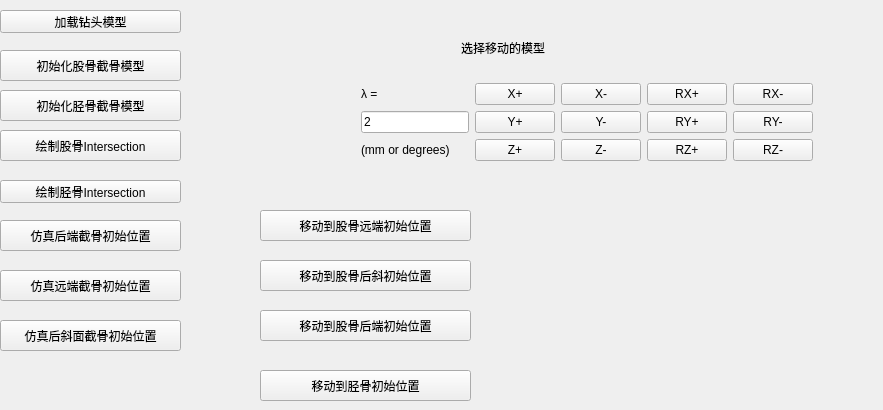
     <widget class="QWidget" name="tab_7">
      <attribute name="title">
       <string>术中截骨</string>
      </attribute>
      <widget class="QPushButton" name="GoToPoteriorInitialPosBtn">
       <property name="geometry">
        <rect>
         <x>0</x>
         <y>220</y>
         <width>181</width>
         <height>31</height>
        </rect>
       </property>
       <property name="text">
        <string>仿真后端截骨初始位置</string>
       </property>
      </widget>
      <widget class="QPushButton" name="GoToDistalInitialPosBtn">
       <property name="geometry">
        <rect>
         <x>0</x>
         <y>270</y>
         <width>181</width>
         <height>31</height>
        </rect>
       </property>
       <property name="text">
        <string>仿真远端截骨初始位置</string>
       </property>
      </widget>
      <widget class="QPushButton" name="GoToAnteriorChamferInitialPosBtn">
       <property name="geometry">
        <rect>
         <x>0</x>
         <y>320</y>
         <width>181</width>
         <height>31</height>
        </rect>
       </property>
       <property name="text">
        <string>仿真后斜面截骨初始位置</string>
       </property>
      </widget>
      <widget class="QPushButton" name="InitialFemurOsteotomyModelBtn">
       <property name="geometry">
        <rect>
         <x>0</x>
         <y>50</y>
         <width>181</width>
         <height>31</height>
        </rect>
       </property>
       <property name="text">
        <string>初始化股骨截骨模型</string>
       </property>
      </widget>
      <widget class="QPushButton" name="AddFemurBoneModelInterSectionBtn">
       <property name="geometry">
        <rect>
         <x>0</x>
         <y>130</y>
         <width>181</width>
         <height>31</height>
        </rect>
       </property>
       <property name="text">
        <string>绘制股骨Intersection</string>
       </property>
      </widget>
      <widget class="QPushButton" name="AddTibiaBoneModelInterSectionBtn">
       <property name="geometry">
        <rect>
         <x>0</x>
         <y>180</y>
         <width>181</width>
         <height>23</height>
        </rect>
       </property>
       <property name="text">
        <string>绘制胫骨Intersection</string>
       </property>
      </widget>
      <widget class="QWidget" name="verticalLayoutWidget_10">
       <property name="geometry">
        <rect>
         <x>300</x>
         <y>20</y>
         <width>574</width>
         <height>141</height>
        </rect>
       </property>
       <layout class="QVBoxLayout" name="verticalLayout_20">
        <item>
         <layout class="QHBoxLayout" name="horizontalLayout_48">
          <item>
           <spacer name="horizontalSpacer_19">
            <property name="orientation">
             <enum>Qt::Horizontal</enum>
            </property>
            <property name="sizeHint" stdset="0">
             <size>
              <width>40</width>
              <height>20</height>
             </size>
            </property>
           </spacer>
          </item>
          <item>
           <widget class="QLabel" name="label_43">
            <property name="sizePolicy">
             <sizepolicy hsizetype="Fixed" vsizetype="Fixed">
              <horstretch>0</horstretch>
              <verstretch>0</verstretch>
             </sizepolicy>
            </property>
            <property name="text">
             <string>选择移动的模型</string>
            </property>
           </widget>
          </item>
          <item>
           <spacer name="horizontalSpacer_21">
            <property name="orientation">
             <enum>Qt::Horizontal</enum>
            </property>
            <property name="sizeHint" stdset="0">
             <size>
              <width>40</width>
              <height>20</height>
             </size>
            </property>
           </spacer>
          </item>
          <item>
           <widget class="QmitkSingleNodeSelectionWidget" name="IntraOsteotomyEndDrillTipWidget" native="true">
            <property name="font">
             <font>
              <pointsize>11</pointsize>
             </font>
            </property>
           </widget>
          </item>
          <item>
           <spacer name="horizontalSpacer_20">
            <property name="orientation">
             <enum>Qt::Horizontal</enum>
            </property>
            <property name="sizeHint" stdset="0">
             <size>
              <width>40</width>
              <height>20</height>
             </size>
            </property>
           </spacer>
          </item>
         </layout>
        </item>
        <item>
         <layout class="QGridLayout" name="gridLayout_7">
          <item row="0" column="6">
           <widget class="QPushButton" name="IntraDrillEndTipRXminusBtn">
            <property name="text">
             <string>RX-</string>
            </property>
           </widget>
          </item>
          <item row="0" column="3">
           <widget class="QPushButton" name="IntraDrillEndTipXplusBtn">
            <property name="text">
             <string>X+</string>
            </property>
           </widget>
          </item>
          <item row="0" column="4">
           <widget class="QPushButton" name="IntraDrillEndTipXminusBtn">
            <property name="text">
             <string>X-</string>
            </property>
           </widget>
          </item>
          <item row="3" column="4">
           <widget class="QPushButton" name="IntraDrillEndTipZminusBtn">
            <property name="text">
             <string>Z-</string>
            </property>
           </widget>
          </item>
          <item row="3" column="3">
           <widget class="QPushButton" name="IntraDrillEndTipZplusBtn">
            <property name="text">
             <string>Z+</string>
            </property>
           </widget>
          </item>
          <item row="2" column="7">
           <spacer name="horizontalSpacer_17">
            <property name="orientation">
             <enum>Qt::Horizontal</enum>
            </property>
            <property name="sizeHint" stdset="0">
             <size>
              <width>40</width>
              <height>20</height>
             </size>
            </property>
           </spacer>
          </item>
          <item row="0" column="5">
           <widget class="QPushButton" name="IntraDrillEndTipRXplusBtn">
            <property name="text">
             <string>RX+</string>
            </property>
           </widget>
          </item>
          <item row="2" column="3">
           <widget class="QPushButton" name="IntraDrillEndTipYplusBtn">
            <property name="text">
             <string>Y+</string>
            </property>
           </widget>
          </item>
          <item row="2" column="0">
           <spacer name="horizontalSpacer_18">
            <property name="orientation">
             <enum>Qt::Horizontal</enum>
            </property>
            <property name="sizeHint" stdset="0">
             <size>
              <width>40</width>
              <height>20</height>
             </size>
            </property>
           </spacer>
          </item>
          <item row="2" column="4">
           <widget class="QPushButton" name="IntraDrillEndTipYminusBtn">
            <property name="text">
             <string>Y-</string>
            </property>
           </widget>
          </item>
          <item row="3" column="6">
           <widget class="QPushButton" name="IntraDrillEndTipRZminusBtn">
            <property name="text">
             <string>RZ-</string>
            </property>
           </widget>
          </item>
          <item row="2" column="5">
           <widget class="QPushButton" name="IntraDrillEndTipRYplusBtn">
            <property name="text">
             <string>RY+</string>
            </property>
           </widget>
          </item>
          <item row="0" column="1">
           <widget class="QLabel" name="label_42">
            <property name="layoutDirection">
             <enum>Qt::LeftToRight</enum>
            </property>
            <property name="text">
             <string>λ =</string>
            </property>
           </widget>
          </item>
          <item row="3" column="5">
           <widget class="QPushButton" name="IntraDrillEndTipRZplusBtn">
            <property name="text">
             <string>RZ+</string>
            </property>
           </widget>
          </item>
          <item row="2" column="1">
           <widget class="QLineEdit" name="IntraDrillEndMovingStepLineEdit">
            <property name="text">
             <string>2</string>
            </property>
           </widget>
          </item>
          <item row="3" column="1">
           <widget class="QLabel" name="label_41">
            <property name="text">
             <string>(mm or degrees)</string>
            </property>
           </widget>
          </item>
          <item row="2" column="6">
           <widget class="QPushButton" name="IntraDrillEndTipRYminusBtn">
            <property name="text">
             <string>RY-</string>
            </property>
           </widget>
          </item>
         </layout>
        </item>
       </layout>
      </widget>
      <widget class="QPushButton" name="AddDrillEndTipModelBtn">
       <property name="geometry">
        <rect>
         <x>0</x>
         <y>10</y>
         <width>181</width>
         <height>23</height>
        </rect>
       </property>
       <property name="text">
        <string>加载钻头模型</string>
       </property>
      </widget>
      <widget class="QPushButton" name="InitialTibiaOsteotomyModelBtn">
       <property name="geometry">
        <rect>
         <x>0</x>
         <y>90</y>
         <width>181</width>
         <height>31</height>
        </rect>
       </property>
       <property name="text">
        <string>初始化胫骨截骨模型</string>
       </property>
      </widget>
      <widget class="QPushButton" name="RobotMoveToFemurDistalBtn">
       <property name="geometry">
        <rect>
         <x>260</x>
         <y>210</y>
         <width>211</width>
         <height>31</height>
        </rect>
       </property>
       <property name="text">
        <string>移动到股骨远端初始位置</string>
       </property>
      </widget>
      <widget class="QPushButton" name="RobotMoveToFemurPosteriorChamferBtn">
       <property name="geometry">
        <rect>
         <x>260</x>
         <y>260</y>
         <width>211</width>
         <height>31</height>
        </rect>
       </property>
       <property name="text">
        <string>移动到股骨后斜初始位置</string>
       </property>
      </widget>
      <widget class="QPushButton" name="RobotMoveToFemurPosteriorBtn">
       <property name="geometry">
        <rect>
         <x>260</x>
         <y>310</y>
         <width>211</width>
         <height>31</height>
        </rect>
       </property>
       <property name="text">
        <string>移动到股骨后端初始位置</string>
       </property>
      </widget>
      <widget class="QPushButton" name="RobotMoveToTibiaProximalBtn">
       <property name="geometry">
        <rect>
         <x>260</x>
         <y>370</y>
         <width>211</width>
         <height>31</height>
        </rect>
       </property>
       <property name="text">
        <string>移动到胫骨初始位置</string>
       </property>
      </widget>
     </widget>
